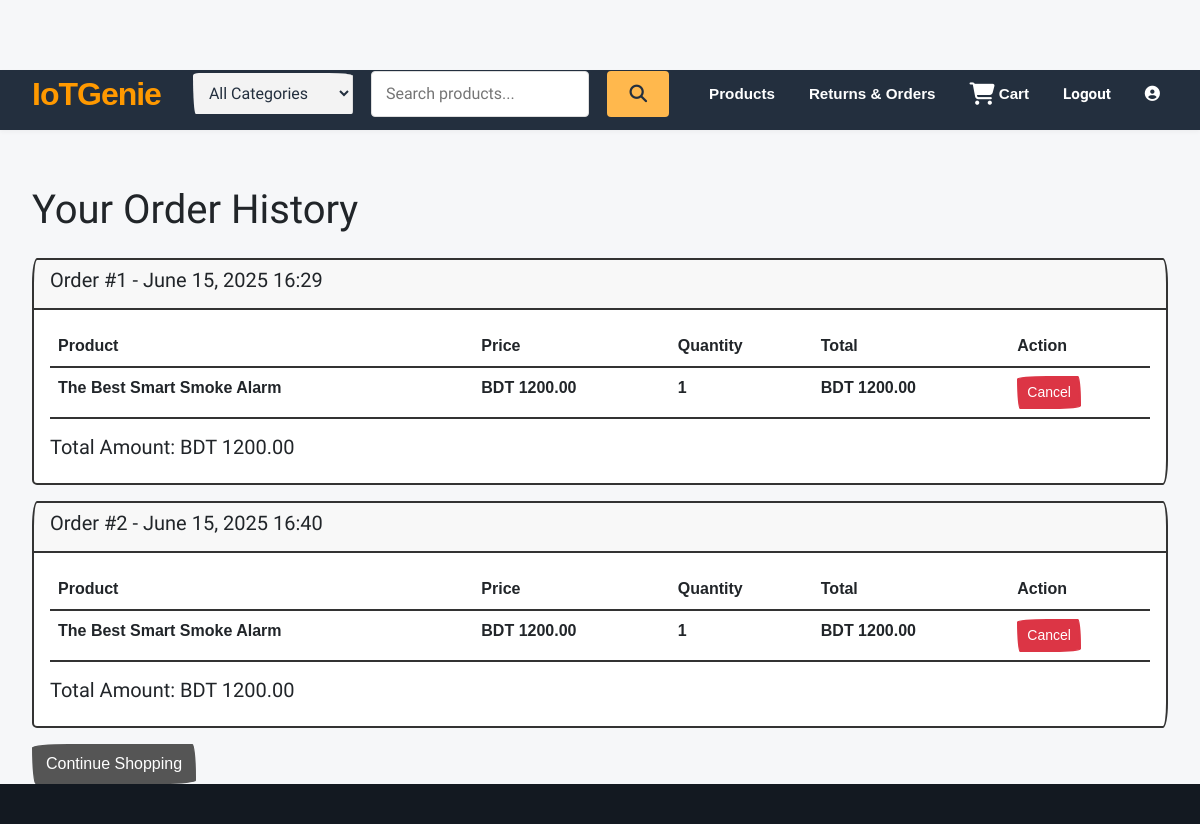
The app's page /orders/ (signed in), older data.
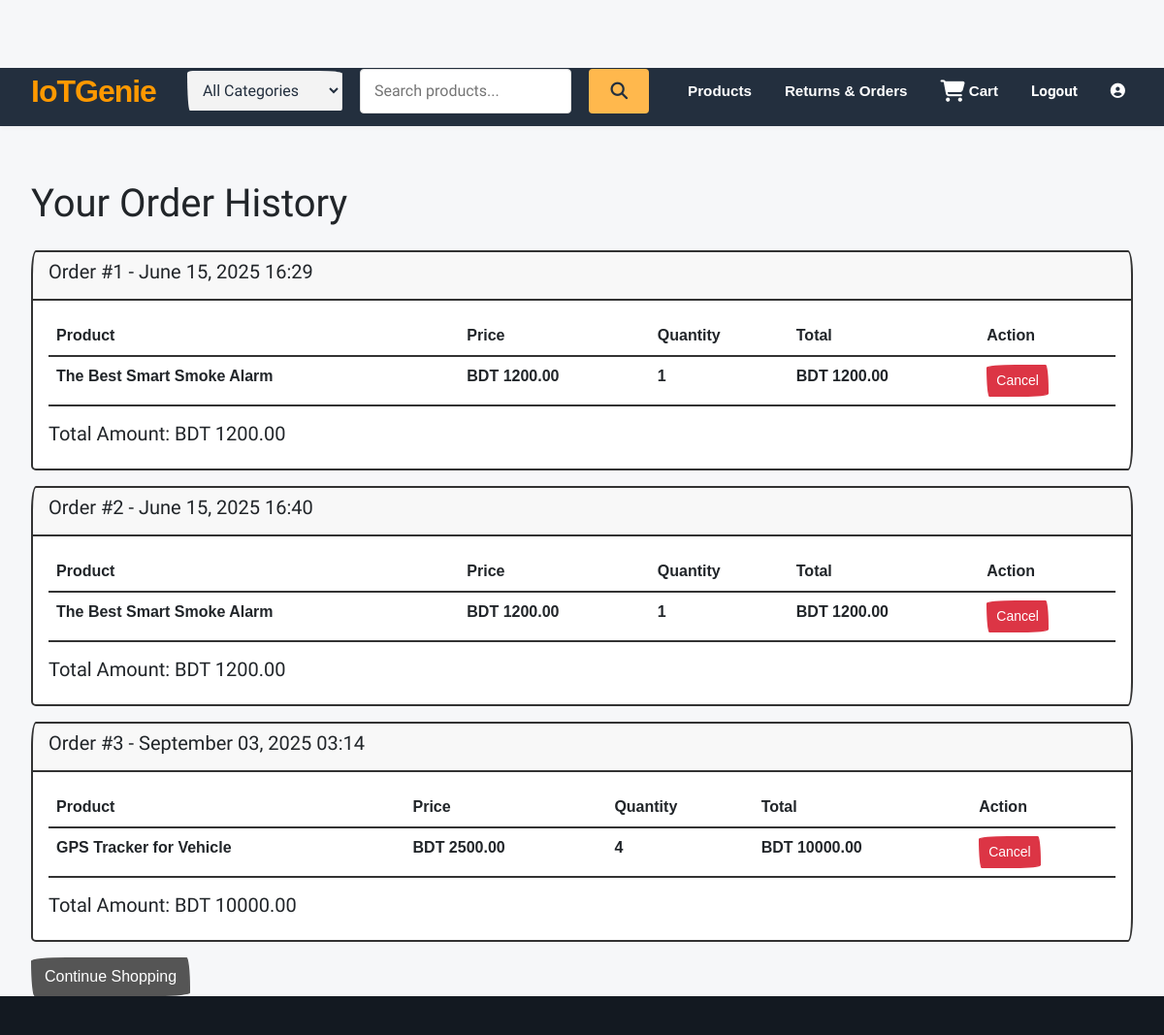
The same page, newer data.
### shop/models.py (models this page shows, shortened)
class Order(models.Model):
    user = models.ForeignKey(User, on_delete=models.CASCADE)
    total_amount = models.DecimalField(max_digits=10, decimal_places=2)
    created_at = models.DateTimeField(auto_now_add=True)
    user_order_number = models.PositiveIntegerField(default=1)
    class Meta:
        unique_together = ('user', 'user_order_number')

class OrderItem(models.Model):
    order = models.ForeignKey(Order, related_name='items', on_delete=models.CASCADE)
    product = models.ForeignKey(Product, on_delete=models.CASCADE)
    quantity = models.PositiveIntegerField(default=1)
    price = models.DecimalField(max_digits=10, decimal_places=2)
    @property
    def total_price(self):
        return self.quantity * self.price

class Product(models.Model):
    name = models.CharField(max_length=200)
    description = models.TextField()
    price = models.DecimalField(max_digits=10, decimal_places=2)
    category = models.CharField(max_length=100)
    image = models.ImageField(upload_to='products/', null=True, blank=True)
    view_count = models.PositiveIntegerField(default=0)

### shop/views.py (the view)
# urls.py: path('orders/', views.order_list, name='order_list'),
@login_required
def order_list(request):
    orders = Order.objects.filter(user=request.user).prefetch_related('items__product')
    logger.info(f"Fetching orders for user {request.user.username}: {orders.count()} orders found")
    return render(request, 'order_list.html', {'orders': orders})

### templates/order_list.html (shortened to what this page needs)
{% extends 'base.html' %}
{% block content %}
<h1 class="my-4">Your Order History</h1>
{% if orders %}
{% for order in orders %}
<div class="card mb-3">
    <div class="card-header">
        <h5>Order #{{ order.user_order_number }} - {{ order.created_at|date:"F d, Y H:i" }}</h5>
    </div>
    <div class="card-body">
        <table class="table">
            <thead>
                <tr>
                    <th>Product</th>
                    <th>Price</th>
                    <th>Quantity</th>
                    <th>Total</th>
                    <th>Action</th>
                </tr>
            </thead>
            <tbody>
                {% for item in order.items.all %}
                <tr>
                    <td>{{ item.product.name }}</td>
                    <td>BDT {{ item.price }}</td>
                    <td>{{ item.quantity }}</td>
                    <td>BDT {{ item.total_price }}</td>
                    <td>
                        <a href="{% url 'cancel_order_item' order.id item.id %}" class="btn btn-danger btn-sm" onclick="return confirm('Are you sure you want to cancel this item?')">Cancel</a>
                    </td>
                </tr>
                {% endfor %}
            </tbody>
        </table>
        <h5>Total Amount: BDT {{ order.total_amount }}</h5>
    </div>
</div>
{% empty %}
<p>You have no orders yet.</p>
{% endfor %}
{% else %}
<p>You have no orders yet.</p>
{% endif %}
<a href="{% url 'product_list' %}" class="btn btn-secondary">Continue Shopping</a>
{% endblock %}

Row changes from the older to the newer data that the page shows:
added Order: user_order_number "3", created_at "September 03, 2025 03:14", total_amount "10000.00"
added OrderItem: product.name "GPS Tracker for Vehicle", price "2500.00", quantity "4", total_price "10000.00", shown under "3"
